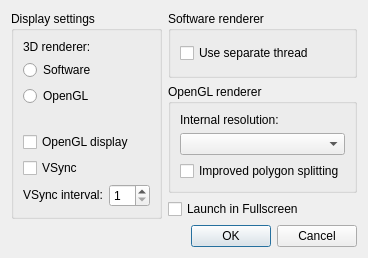
<?xml version="1.0" encoding="UTF-8"?>
<ui version="4.0">
 <class>VideoSettingsDialog</class>
 <widget class="QDialog" name="VideoSettingsDialog">
  <property name="geometry">
   <rect>
    <x>0</x>
    <y>0</y>
    <width>408</width>
    <height>262</height>
   </rect>
  </property>
  <property name="sizePolicy">
   <sizepolicy hsizetype="Preferred" vsizetype="Preferred">
    <horstretch>0</horstretch>
    <verstretch>0</verstretch>
   </sizepolicy>
  </property>
  <property name="windowTitle">
   <string>Video settings - melonDS</string>
  </property>
  <layout class="QGridLayout" name="gridLayout">
   <property name="sizeConstraint">
    <enum>QLayout::SetFixedSize</enum>
   </property>
   <property name="horizontalSpacing">
    <number>-1</number>
   </property>
   <item row="2" column="1">
    <widget class="QCheckBox" name="cbAutoFullscreen">
    <property name="whatsThis">
        <string>&lt;html&gt;&lt;head/&gt;&lt;body&gt;&lt;p&gt;Automatically launches the emulator on fullscreen.&lt;/p&gt;&lt;/body&gt;&lt;/html&gt;</string>
    </property>
    <property name="text">
        <string>Launch in Fullscreen</string>
    </property>
    </widget>
   </item>
   <item row="1" column="1">
    <widget class="QGroupBox" name="groupBox_3">
     <property name="title">
      <string>OpenGL renderer</string>
     </property>
     <layout class="QGridLayout" name="gridLayout_4">
      <item row="0" column="0">
       <widget class="QLabel" name="label_3">
        <property name="text">
         <string>Internal resolution:</string>
        </property>
       </widget>
      </item>
      <item row="1" column="0">
       <widget class="QComboBox" name="cbxGLResolution">
        <property name="whatsThis">
         <string>&lt;html&gt;&lt;head/&gt;&lt;body&gt;&lt;p&gt;The resolution at which the 3D graphics will be rendered. Higher resolutions improve graphics quality when the main window is enlarged, but may also cause glitches.&lt;/p&gt;&lt;/body&gt;&lt;/html&gt;</string>
        </property>
       </widget>
      </item>
      <item row="2" column="0">
       <widget class="QCheckBox" name="cbBetterPolygons">
        <property name="whatsThis">
         <string>&lt;html&gt;&lt;head/&gt;&lt;body&gt;&lt;p&gt;Enabling this may help reduce distortion on quads and more complex polygons, but may also reduce performance.&lt;/p&gt;&lt;/body&gt;&lt;/html&gt;</string>
        </property>
        <property name="text">
         <string>Improved polygon splitting</string>
        </property>
       </widget>
      </item>
     </layout>
    </widget>
   </item>
   <item row="0" column="1">
    <widget class="QGroupBox" name="groupBox_2">
     <property name="title">
      <string>Software renderer</string>
     </property>
     <layout class="QGridLayout" name="gridLayout_3">
      <item row="0" column="0">
       <widget class="QCheckBox" name="cbSoftwareThreaded">
        <property name="whatsThis">
         <string>&lt;html&gt;&lt;head/&gt;&lt;body&gt;&lt;p&gt;Run the software renderer on a separate thread. Yields better performance on multi-core CPUs.&lt;/p&gt;&lt;/body&gt;&lt;/html&gt;</string>
        </property>
        <property name="text">
         <string>Use separate thread</string>
        </property>
       </widget>
      </item>
     </layout>
    </widget>
   </item>
   <item row="4" column="0" colspan="2">
    <widget class="QDialogButtonBox" name="buttonBox">
     <property name="orientation">
      <enum>Qt::Horizontal</enum>
     </property>
     <property name="standardButtons">
      <set>QDialogButtonBox::Cancel|QDialogButtonBox::Ok</set>
     </property>
    </widget>
   </item>
   <item row="0" column="0" rowspan="3" alignment="Qt::AlignTop">
    <widget class="QGroupBox" name="groupBox">
     <property name="title">
      <string>Display settings</string>
     </property>
     <layout class="QGridLayout" name="gridLayout_2">
      <item row="6" column="0">
       <widget class="QLabel" name="label_2">
        <property name="sizePolicy">
         <sizepolicy hsizetype="Fixed" vsizetype="Fixed">
          <horstretch>0</horstretch>
          <verstretch>0</verstretch>
         </sizepolicy>
        </property>
        <property name="whatsThis">
         <string>&lt;html&gt;&lt;head/&gt;&lt;body&gt;&lt;p&gt;The interval at which to synchronize to the monitor's refresh rate. Set to 1 for a 60Hz monitor, 2 for 120Hz, ...&lt;/p&gt;&lt;/body&gt;&lt;/html&gt;</string>
        </property>
        <property name="text">
         <string>VSync interval:</string>
        </property>
       </widget>
      </item>
      <item row="6" column="1">
       <widget class="QSpinBox" name="sbVSyncInterval">
        <property name="whatsThis">
         <string>&lt;html&gt;&lt;head/&gt;&lt;body&gt;&lt;p&gt;The interval at which to synchronize to the monitor's refresh rate. Set to 1 for a 60Hz monitor, 2 for 120Hz, ...&lt;/p&gt;&lt;/body&gt;&lt;/html&gt;</string>
        </property>
        <property name="minimum">
         <number>1</number>
        </property>
        <property name="maximum">
         <number>20</number>
        </property>
       </widget>
      </item>
      <item row="4" column="0" colspan="2">
       <widget class="QCheckBox" name="cbGLDisplay">
        <property name="whatsThis">
         <string>&lt;html&gt;&lt;head/&gt;&lt;body&gt;&lt;p&gt;Use OpenGL to draw the DS screens to the main window. May result in better frame pacing. Mandatory when using the OpenGL 3D renderer.&lt;/p&gt;&lt;/body&gt;&lt;/html&gt;</string>
        </property>
        <property name="text">
         <string>OpenGL display</string>
        </property>
       </widget>
      </item>
      <item row="5" column="0" colspan="2">
       <widget class="QCheckBox" name="cbVSync">
        <property name="whatsThis">
         <string>&lt;html&gt;&lt;head/&gt;&lt;body&gt;&lt;p&gt;When using OpenGL, synchronize the video output to your monitor's refresh rate.&lt;/p&gt;&lt;/body&gt;&lt;/html&gt;</string>
        </property>
        <property name="text">
         <string>VSync</string>
        </property>
       </widget>
      </item>
      <item row="3" column="0" colspan="2">
       <spacer name="verticalSpacer">
        <property name="orientation">
         <enum>Qt::Vertical</enum>
        </property>
        <property name="sizeType">
         <enum>QSizePolicy::Fixed</enum>
        </property>
        <property name="sizeHint" stdset="0">
         <size>
          <width>20</width>
          <height>20</height>
         </size>
        </property>
       </spacer>
      </item>
      <item row="2" column="0" colspan="2">
       <widget class="QRadioButton" name="rb3DOpenGL">
        <property name="whatsThis">
         <string>&lt;html&gt;&lt;head/&gt;&lt;body&gt;&lt;p&gt;The OpenGL renderer may be faster than software and supports graphical enhancements, but is more prone to glitches.&lt;/p&gt;&lt;/body&gt;&lt;/html&gt;</string>
        </property>
        <property name="text">
         <string>OpenGL</string>
        </property>
       </widget>
      </item>
      <item row="1" column="0" colspan="2">
       <widget class="QRadioButton" name="rb3DSoftware">
        <property name="whatsThis">
         <string>&lt;html&gt;&lt;head/&gt;&lt;body&gt;&lt;p&gt;The software renderer is more accurate and less prone to rendering glitches, but requires more CPU power.&lt;/p&gt;&lt;/body&gt;&lt;/html&gt;</string>
        </property>
        <property name="text">
         <string>Software</string>
        </property>
       </widget>
      </item>
      <item row="0" column="0" colspan="2">
       <widget class="QLabel" name="label">
        <property name="text">
         <string>3D renderer:</string>
        </property>
       </widget>
      </item>
     </layout>
    </widget>
   </item>
  </layout>
 </widget>
 <tabstops>
  <tabstop>rb3DSoftware</tabstop>
  <tabstop>rb3DOpenGL</tabstop>
  <tabstop>cbGLDisplay</tabstop>
  <tabstop>cbVSync</tabstop>
  <tabstop>sbVSyncInterval</tabstop>
  <tabstop>cbSoftwareThreaded</tabstop>
  <tabstop>cbxGLResolution</tabstop>
  <tabstop>cbBetterPolygons</tabstop>
  <tabstop>cbAutoFullscreen</tabstop>
 </tabstops>
 <resources/>
 <connections>
  <connection>
   <sender>buttonBox</sender>
   <signal>accepted()</signal>
   <receiver>VideoSettingsDialog</receiver>
   <slot>accept()</slot>
   <hints>
    <hint type="sourcelabel">
     <x>248</x>
     <y>254</y>
    </hint>
    <hint type="destinationlabel">
     <x>157</x>
     <y>274</y>
    </hint>
   </hints>
  </connection>
  <connection>
   <sender>buttonBox</sender>
   <signal>rejected()</signal>
   <receiver>VideoSettingsDialog</receiver>
   <slot>reject()</slot>
   <hints>
    <hint type="sourcelabel">
     <x>316</x>
     <y>260</y>
    </hint>
    <hint type="destinationlabel">
     <x>286</x>
     <y>274</y>
    </hint>
   </hints>
  </connection>
 </connections>
</ui>
